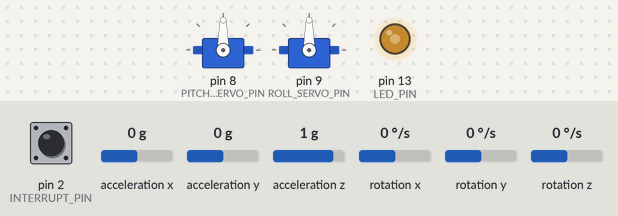
Bench run of a sketch on a simulated Arduino Uno, built with avr-gcc and run on an emulated ATmega328P. Shown: 2 × servo, output pins drawn as LEDs (lit = HIGH). Inputs (shaded band) come from the test bench; at power-on: acceleration x 0 g, pin 2 (INTERRUPT_PIN) LOW, acceleration y 0 g, acceleration z 1 g, rotation x 0 °/s, rotation y 0 °/s, rotation z 0 °/s. The sensor or clock chip raises its interrupt line as the real part does.

Above: at 1.7 s.
1.8 s: acceleration x set to -1.4 g
4.8 s: pin 2 (INTERRUPT_PIN) pulled HIGH for 0.15 s
7.8 s: acceleration y set to -1.4 g
At 8.5 s:
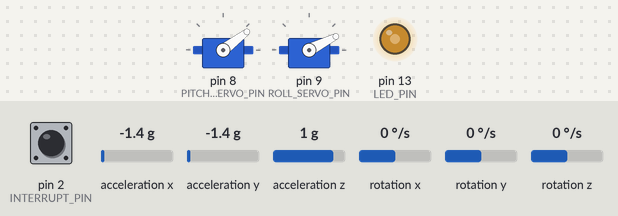
9.3 s: acceleration z set to -1.4 g
At 9.6 s:
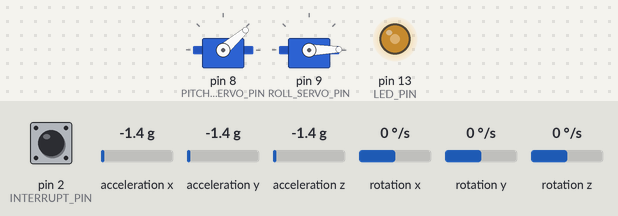
10.8 s: acceleration x set to 0 g
At 11.9 s:
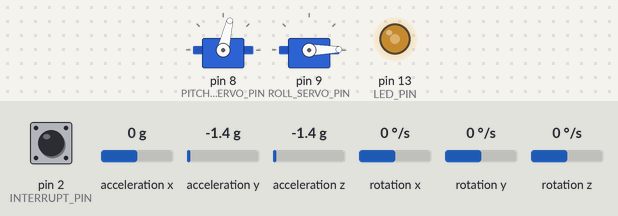
12.3 s: acceleration y set to -0.1 g
13.8 s: acceleration y set to 0.2 g
At 14.2 s:
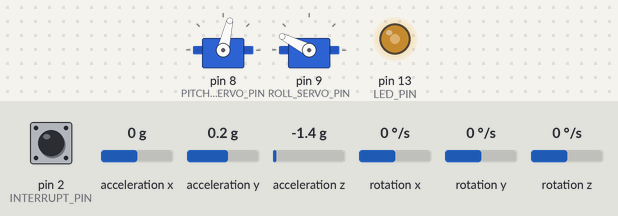
Timing chart, 0 to 16.3 s (numbered marks = the images above; inputs shaded):
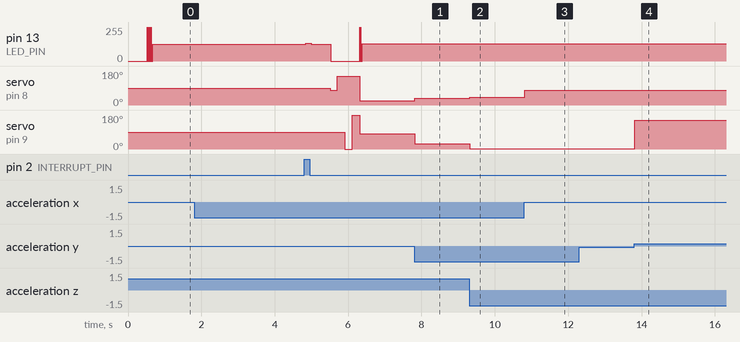

Measured:
- the behaviour switches between 0 and 0.1 g on acceleration y (found by bisection; images 3 and 4)
- after the input at 1.8 s, every drawn part: stays the same
- after the input at 7.8 s, servo on pin 8 (PITCH_SERVO_PIN): 22° → 37° at once; servo on pin 9 (ROLL_SERVO_PIN): 82° → 27° at once
- after the input at 9.3 s, servo on pin 8 (PITCH_SERVO_PIN): 37° → 41° at once; servo on pin 9 (ROLL_SERVO_PIN): 27° → 1° at once
- after the input at 10.8 s, servo on pin 8 (PITCH_SERVO_PIN): 41° → 77° at once
- after the input at 12.3 s, every drawn part: stays the same
- after the input at 13.8 s, servo on pin 9 (ROLL_SERVO_PIN): 1° → 153° at once

The sketch:

sg90_gimbal.ino
```cpp
//#include <Kalman.h>
#include "Gyroscope.h"
#include "Actuator.h"


//#define DEBUG_MESSAGES

#define PITCH_SERVO_PIN 8
#define ROLL_SERVO_PIN 9

//#define PITCH_CENTER_ANGLE 90
//#define ROLL_CENTER_ANGLE 90

Actuator actuator;


#define INTERRUPT_PIN 2  // use pin 2 on Arduino Uno & most boards
Gyroscope gyroscope(NULL, INTERRUPT_PIN);


#define STABILITY_ITERATIONS 500
#define STABILITY_TOLERANCE 0.02


#define LED_PIN 13 // (Arduino is 13, Teensy is 11, Teensy++ is 6)
bool blinkState = false;


float current_angles[3];

bool first_stable = true;


#ifdef VM_DEBUG
#define logger(data){ \
	Serial.print(data); \
}

#define loggerln(data){ \
	Serial.println(data); \
}
#else
#define logger(data){ \
}
#define loggerln(data){ \
}
#endif

void setup() {
#ifdef _DEBUG
	Serial.begin(115200);
#endif

	logger("starting...");

	logger("initializing actuator");
	actuator.initialize(PITCH_SERVO_PIN, ROLL_SERVO_PIN);
	logger("initializing pitch center angle");
	actuator.set_pitch_center_angle(PITCH_CENTER_ANGLE);
	logger("initializing roll center angle");
	actuator.set_roll_center_angle(ROLL_CENTER_ANGLE);

	logger("initializing gyroscope");
	gyroscope.initialize(STABILITY_ITERATIONS, STABILITY_TOLERANCE);

	pinMode(LED_PIN, OUTPUT);
}

void loop() {
	gyroscope.loop();

	if (gyroscope.is_stable()) {
		if (first_stable) {
			first_stable = false;
			actuator.test_axis();
		}


		gyroscope.read_ypr(current_angles);
		logger("read_ypr \t");
		logger(current_angles[0]);
		logger("\t");
		logger(current_angles[1]);
		logger("\t");
		loggerln(current_angles[2]);


		actuator.write_pitch(current_angles[1]);
		actuator.write_roll(current_angles[2]);
	}


	blinkState = !blinkState;
	digitalWrite(LED_PIN, blinkState);
}
```

Actuator.cpp
```cpp
//
//
//

#include "Actuator.h"

float fmap(float x, float in_min, float in_max, float out_min, float out_max)
{
	return (x - in_min) * (out_max - out_min) / (in_max - in_min) + out_min;
}


Actuator::Actuator() {
}

void Actuator::initialize(byte pitch_pin, byte roll_pin) {
	logger("Actuator::initialize, pitch pin ");
	logger(pitch_pin);
	logger(", roll pin ");
	loggerln(roll_pin);

	_pitch_servo.attach(pitch_pin);
	_roll_servo.attach(roll_pin);
}

void Actuator::set_pitch_center_angle(float pitch_center) {
	_pitch_center = pitch_center;
}
void Actuator::set_roll_center_angle(float roll_center) {
	_roll_center = roll_center;
}

void Actuator::test_axis() {
	loggerln("test_axis");
	write_pitch(0);
	delay(200);
	write_pitch(180);
	delay(200);
	write_pitch(_pitch_center);

	_roll_servo.write(0);
	delay(200);
	_roll_servo.write(180);
	delay(200);
	_roll_servo.write(_roll_center);
}

float Actuator::prepare_move(float value) {
	if (value < SERVO_ANGLE_MIN) value = SERVO_ANGLE_MIN;
	if (value > SERVO_ANGLE_MAX) value = SERVO_ANGLE_MAX;
	return fmap(value, SERVO_ANGLE_MIN, SERVO_ANGLE_MAX, SERVO_MIN, SERVO_MAX);
}

void Actuator::write_pitch(float pitch_angle) {
	logger("write_pitch ");
	loggerln(pitch_angle);
	_pitch_servo.writeMicroseconds(prepare_move(pitch_angle + _pitch_center));
}
void Actuator::write_roll(float roll_angle) {
	logger("write_roll ");
	loggerln(roll_angle);
	_roll_servo.writeMicroseconds(prepare_move(roll_angle + _roll_center));
}
```

Actuator.h
```cpp
// Actuator.h

#ifndef _ACTUATOR_h
#define _ACTUATOR_h

#if defined(ARDUINO) && ARDUINO >= 100
	#include "arduino.h"
#else
	#include "WProgram.h"
#endif

#include <Servo.h>

#ifdef VM_DEBUG
#define logger(data){ \
	Serial.print(data); \
}

#define loggerln(data){ \
	Serial.println(data); \
}
#else
#define logger(data){ \
}
#define loggerln(data){ \
}
#endif

#define PITCH_SERVO_PIN 8
#define ROLL_SERVO_PIN 9


#define PITCH_CENTER_ANGLE 90
#define ROLL_CENTER_ANGLE 95

//Servo min/max usec values, should be according to specs but SG90 measured these values
#define SERVO_MIN 555
#define SERVO_MAX 2120
//min/max angle the servo can rotate, SG90 specifies 180 but reality is different
#define SERVO_ANGLE_MIN 15
#define SERVO_ANGLE_MAX 165


class Actuator {
private:
	Servo _pitch_servo;
	Servo _roll_servo;

	float _pitch_center;
	float _roll_center;

	float prepare_move(float value);

public:
	Actuator();

	void initialize(byte pitch_pin, byte roll_pin);

	void set_pitch_center_angle(float pitch_center);
	void set_roll_center_angle(float roll_center);

	void test_axis();

	void write_pitch(float pitch_angle);
	void write_roll(float roll_angle);
};


#endif
```

Gyroscope.cpp
```cpp
//
//
//

#include "Gyroscope.h"

#include "MPU6050_6Axis_MotionApps20.h"


volatile bool mpuInterrupt = false;     // indicates whether MPU interrupt pin has gone high
void dmpDataReady() {
	mpuInterrupt = true;
}


Gyroscope::Gyroscope(Stream * logger, byte interrupt_pin) {
	loggerln("Gyroscope::constructor");
	dmpReady = false;

	_logger = logger;
	_intrrupt_pin = interrupt_pin;

	// join I2C bus (I2Cdev library doesn't do this automatically)
#if I2CDEV_IMPLEMENTATION == I2CDEV_ARDUINO_WIRE
	Wire.begin();
	Wire.setClock(400000); // 400kHz I2C clock. Comment this line if having compilation difficulties
#elif I2CDEV_IMPLEMENTATION == I2CDEV_BUILTIN_FASTWIRE
	Fastwire::setup(400, true);
#endif

}

bool Gyroscope::initialize(int iterations, float tolerance) {
	logger("Gyroscope::initialize iterations: ");
	logger(iterations);
	logger(" tolerance: ");
	loggerln(tolerance);

	_stability_iterations = iterations;
	_stability_countdown = iterations;
	_stability_tolerance = tolerance;
	_stability_is_stable = false;

	mpu.setFullScaleAccelRange(MPU6050_ACCEL_FS_16);
	mpu.setFullScaleGyroRange(MPU6050_GYRO_FS_250);
	mpu.setDLPFMode(MPU6050_DLPF_BW_256);


	//Initializing I2C devices...
	mpu.initialize();
	pinMode(_intrrupt_pin, INPUT);

	if (mpu.testConnection()) {
		loggerln("MPU6050 connection successful");
	}
	else {
		loggerln("MPU6050 connection failed");
	}


	devStatus = mpu.dmpInitialize();
	logger("dmpInitialize: ");
	loggerln(devStatus);

	// supply your own gyro offsets here, scaled for min sensitivity
	mpu.setXGyroOffset(0);
	mpu.setYGyroOffset(0);
	mpu.setZGyroOffset(0);
	mpu.setZAccelOffset(1688); // 1688 factory default for my test chip


	if (devStatus == 0) {
		loggerln("turn on the DMP, now that it's ready");

		mpu.setDMPEnabled(true);

		attachInterrupt(digitalPinToInterrupt(_intrrupt_pin), dmpDataReady, RISING);
		mpuIntStatus = mpu.getIntStatus();

		//DMP ready! Waiting for first interrupt...
		dmpReady = true;

		// get expected DMP packet size for later comparison
		packetSize = mpu.dmpGetFIFOPacketSize();
		logger("packetSize: ");
		loggerln(packetSize);
		return true;
	}
	else {
		// ERROR!
		// 1 = initial memory load failed
		// 2 = DMP configuration updates failed
		// (if it's going to break, usually the code will be 1)

		//DMP Initialization failed (code devStatus)
		loggerln("DMP Initialization failed");
		return false;
	}

}


void Gyroscope::loop() {
	if (!dmpReady) return;

	// wait for MPU interrupt or extra packet(s) available
	while (!mpuInterrupt && fifoCount < packetSize) {
		// other program behavior stuff here
		// .
		// if you are really paranoid you can frequently test in between other
		// stuff to see if mpuInterrupt is true, and if so, "break;" from the
		// while() loop to immediately process the MPU data
		// .
	}

	// reset interrupt flag and get INT_STATUS byte
	mpuInterrupt = false;
	mpuIntStatus = mpu.getIntStatus();

	// get current FIFO count
	fifoCount = mpu.getFIFOCount();

	// check for overflow (this should never happen unless our code is too inefficient)
	if ((mpuIntStatus & 0x10) || fifoCount == 1024) {
		// reset so we can continue cleanly
		mpu.resetFIFO();
		loggerln("FIFO overflow!");

		// otherwise, check for DMP data ready interrupt (this should happen frequently)
	}
	else if (mpuIntStatus & 0x02) {
		// wait for correct available data length, should be a VERY short wait
		while (fifoCount < packetSize) fifoCount = mpu.getFIFOCount();

		// read a packet from FIFO
		mpu.getFIFOBytes(fifoBuffer, packetSize);

		// track FIFO count here in case there is > 1 packet available
		// (this lets us immediately read more without waiting for an interrupt)
		fifoCount -= packetSize;


		// display Euler angles in degrees
		mpu.dmpGetQuaternion(&q, fifoBuffer);
		mpu.dmpGetGravity(&gravity, &q);
		mpu.dmpGetYawPitchRoll(ypr, &q, &gravity);

		current_angles[0] = ypr[0] * 180 / M_PI;
		current_angles[1] = ypr[1] * 180 / M_PI;
		current_angles[2] = ypr[2] * 180 / M_PI;


		if (!_stability_is_stable) {

			if (_stability_countdown == 0) {
				if ((abs(_stability_last_values[0] - current_angles[0]) < _stability_tolerance) ||
					(abs(_stability_last_values[1] - current_angles[1]) < _stability_tolerance) ||
					(abs(_stability_last_values[2] - current_angles[2]) < _stability_tolerance)) {
					_stability_is_stable = true;
					//actuator.test_axis();
					loggerln("Gimbal Stable");

					return;
				}
				else {
					_stability_countdown = _stability_iterations;
				}

				//print the last values
				logger("ypr\t");
				logger(current_angles[0]);
				logger("\t");
				logger(current_angles[1]);
				logger("\t");
				loggerln(current_angles[2]);


				_stability_last_values[0] = current_angles[0];
				_stability_last_values[1] = current_angles[1];
				_stability_last_values[2] = current_angles[2];
			}


		}


//		if (_stability_is_stable) {
//			//find a way to reset the values
//
////#ifdef DEBUG_MESSAGES
////			Serial.print("ypr\t");
////			Serial.print(ypr[0]);
////			Serial.print("\t");
////			Serial.print(ypr[1]);
////			Serial.print("\t");
////			Serial.println(ypr[2]);
////#endif
//
//
//			//actuator.write_pitch(current_angles[1] - stability_last_values[1] + PITCH_CENTER_ANGLE);
//			//actuator.write_roll(current_angles[2] - stability_last_values[2] + ROLL_CENTER_ANGLE);
//
//
//		}

		_stability_countdown--;
	}
}

bool Gyroscope::is_stable() {
	return _stability_is_stable;
}


void Gyroscope::read_ypr(float ypr[3]) {
	ypr[0] = current_angles[0] - _stability_last_values[0];
	ypr[1] = current_angles[1] - _stability_last_values[1];
	ypr[2] = current_angles[2] - _stability_last_values[2];


}
```

Gyroscope.h
```cpp
// Gyroscope.h

#ifndef _GYROSCOPE_h
#define _GYROSCOPE_h

#if defined(ARDUINO) && ARDUINO >= 100
	#include "arduino.h"
#else
	#include "WProgram.h"
#endif

#define MPU6050_INCLUDE_DMP_MOTIONAPPS41
#include "I2Cdev.h"
#include "helper_3dmath.h"
#include "MPU6050.h"


#if I2CDEV_IMPLEMENTATION == I2CDEV_ARDUINO_WIRE
#include "Wire.h"
#endif

#ifdef VM_DEBUG
#define logger(data){ \
	Serial.print(data); \
}

#define loggerln(data){ \
	Serial.println(data); \
}
#else
#define logger(data){ \
}
#define loggerln(data){ \
}
#endif

class Gyroscope {
private:
	MPU6050 mpu;

	Stream * _logger;

	byte _intrrupt_pin;

	uint8_t devStatus;      // return status after each device operation (0 = success, !0 = error)
	uint8_t mpuIntStatus;   // holds actual interrupt status byte from MPU
	bool dmpReady = false;  // set true if DMP init was successful
	uint16_t packetSize;    // expected DMP packet size (default is 42 bytes)
	uint16_t fifoCount;     // count of all bytes currently in FIFO
	uint8_t fifoBuffer[64]; // FIFO storage buffer


							// orientation/motion vars
	Quaternion q;           // [w, x, y, z]         quaternion container
	VectorFloat gravity;    // [x, y, z]            gravity vector
	float ypr[3];           // [yaw, pitch, roll]   yaw/pitch/roll container and gravity vector


	float current_angles[3];


	float _stability_last_values[3];
	int _stability_countdown;
	float _stability_tolerance;
	int _stability_iterations;
	bool _stability_is_stable;


public:
	Gyroscope(Stream * logger, byte interrupt_pin);

	bool initialize(int iterations, float tolerance);

	void loop();

	bool is_stable();

	void read_ypr(float ypr[3]);


};

#endif
```
